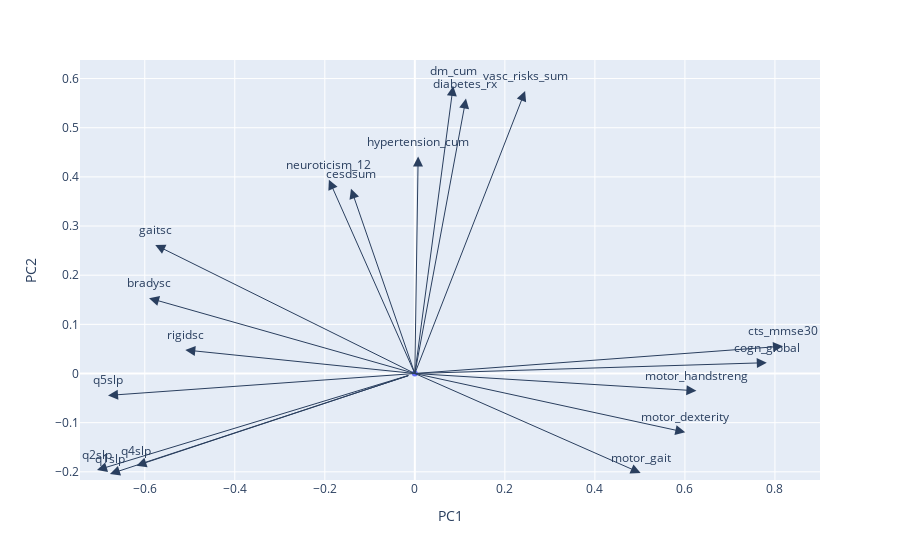

Write notebook code for a chart like this one.
### Markdown cell above
## 3. Perform GLM elastic-net using last visit with PCA to perform dimension reduction

### Code cell
pca = PCA(n_components=2)
components = pca.fit_transform(train_predictors)

loadings = pca.components_.T * np.sqrt(pca.explained_variance_)

# Define a threshold for displaying names
threshold = 0.4  # Adjust this value as needed

# Create a dummy DataFrame for scatter plot
dummy_df = pd.DataFrame({'PC1': [0], 'PC2': [0]})  # Placeholder for empty scatter

# Create the scatter plot
fig = px.scatter(dummy_df, x='PC1', y='PC2')  # No actual data points shown

# Add loadings as annotations
for i, feature in enumerate(train_predictors.columns):
    magnitude = np.linalg.norm(loadings[i])  # Calculate the magnitude of the loading
    if magnitude > threshold:  # Only show names for large loadings
        fig.add_annotation(
            ax=0, ay=0,
            axref="x", ayref="y",
            x=loadings[i, 0],
            y=loadings[i, 1],
            showarrow=True,
            arrowsize=2,
            arrowhead=2,
            xanchor="right",
            yanchor="top"
        )
        fig.add_annotation(
            x=loadings[i, 0],
            y=loadings[i, 1],
            ax=0, ay=0,
            xanchor="center",
            yanchor="bottom",
            text=feature,
            yshift=5,
        )

# Show the plot
fig.show()

### Figure 1 — Plotly figure (JSON) as saved in the notebook; plotly's stock layout.template omitted (floating-point values rounded to 4 significant figures)
{"data": [{"hovertemplate": "PC1=%{x}<br>PC2=%{y}<extra></extra>", "legendgroup": "", "marker": {"color": "#636efa", "symbol": "circle"}, "mode": "markers", "name": "", "orientation": "v", "showlegend": false, "type": "scatter", "x": [0], "xaxis": "x", "y": [0], "yaxis": "y"}], "layout": {"annotations": [{"arrowhead": 2, "arrowsize": 2, "ax": 0, "axref": "x", "ay": 0, "ayref": "y", "showarrow": true, "x": 0.7819, "xanchor": "right", "y": 0.02204, "yanchor": "top"}, {"ax": 0, "ay": 0, "text": "cogn_global", "x": 0.7819, "xanchor": "center", "y": 0.02204, "yanchor": "bottom", "yshift": 5}, {"arrowhead": 2, "arrowsize": 2, "ax": 0, "axref": "x", "ay": 0, "ayref": "y", "showarrow": true, "x": 0.8179, "xanchor": "right", "y": 0.05554, "yanchor": "top"}, {"ax": 0, "ay": 0, "text": "cts_mmse30", "x": 0.8179, "xanchor": "center", "y": 0.05554, "yanchor": "bottom", "yshift": 5}, {"arrowhead": 2, "arrowsize": 2, "ax": 0, "axref": "x", "ay": 0, "ayref": "y", "showarrow": true, "x": -0.1418, "xanchor": "right", "y": 0.376, "yanchor": "top"}, {"ax": 0, "ay": 0, "text": "cesdsum", "x": -0.1418, "xanchor": "center", "y": 0.376, "yanchor": "bottom", "yshift": 5}, {"arrowhead": 2, "arrowsize": 2, "ax": 0, "axref": "x", "ay": 0, "ayref": "y", "showarrow": true, "x": 0.007355, "xanchor": "right", "y": 0.4414, "yanchor": "top"}, {"ax": 0, "ay": 0, "text": "hypertension_cum", "x": 0.007355, "xanchor": "center", "y": 0.4414, "yanchor": "bottom", "yshift": 5}, {"arrowhead": 2, "arrowsize": 2, "ax": 0, "axref": "x", "ay": 0, "ayref": "y", "showarrow": true, "x": 0.0852, "xanchor": "right", "y": 0.5849, "yanchor": "top"}, {"ax": 0, "ay": 0, "text": "dm_cum", "x": 0.0852, "xanchor": "center", "y": 0.5849, "yanchor": "bottom", "yshift": 5}, {"arrowhead": 2, "arrowsize": 2, "ax": 0, "axref": "x", "ay": 0, "ayref": "y", "showarrow": true, "x": 0.245, "xanchor": "right", "y": 0.5745, "yanchor": "top"}, {"ax": 0, "ay": 0, "text": "vasc_risks_sum", "x": 0.245, "xanchor": "center", "y": 0.5745, "yanchor": "bottom", "yshift": 5}, {"arrowhead": 2, "arrowsize": 2, "ax": 0, "axref": "x", "ay": 0, "ayref": "y", "showarrow": true, "x": 0.1136, "xanchor": "right", "y": 0.5594, "yanchor": "top"}, {"ax": 0, "ay": 0, "text": "diabetes_rx", "x": 0.1136, "xanchor": "center", "y": 0.5594, "yanchor": "bottom", "yshift": 5}, {"arrowhead": 2, "arrowsize": 2, "ax": 0, "axref": "x", "ay": 0, "ayref": "y", "showarrow": true, "x": -0.191, "xanchor": "right", "y": 0.3944, "yanchor": "top"}, {"ax": 0, "ay": 0, "text": "neuroticism_12", "x": -0.191, "xanchor": "center", "y": 0.3944, "yanchor": "bottom", "yshift": 5}, {"arrowhead": 2, "arrowsize": 2, "ax": 0, "axref": "x", "ay": 0, "ayref": "y", "showarrow": true, "x": 0.6008, "xanchor": "right", "y": -0.1195, "yanchor": "top"}, {"ax": 0, "ay": 0, "text": "motor_dexterity", "x": 0.6008, "xanchor": "center", "y": -0.1195, "yanchor": "bottom", "yshift": 5}, {"arrowhead": 2, "arrowsize": 2, "ax": 0, "axref": "x", "ay": 0, "ayref": "y", "showarrow": true, "x": 0.5016, "xanchor": "right", "y": -0.2025, "yanchor": "top"}, {"ax": 0, "ay": 0, "text": "motor_gait", "x": 0.5016, "xanchor": "center", "y": -0.2025, "yanchor": "bottom", "yshift": 5}, {"arrowhead": 2, "arrowsize": 2, "ax": 0, "axref": "x", "ay": 0, "ayref": "y", "showarrow": true, "x": 0.6256, "xanchor": "right", "y": -0.03516, "yanchor": "top"}, {"ax": 0, "ay": 0, "text": "motor_handstreng", "x": 0.6256, "xanchor": "center", "y": -0.03516, "yanchor": "bottom", "yshift": 5}, {"arrowhead": 2, "arrowsize": 2, "ax": 0, "axref": "x", "ay": 0, "ayref": "y", "showarrow": true, "x": -0.5904, "xanchor": "right", "y": 0.1533, "yanchor": "top"}, {"ax": 0, "ay": 0, "text": "bradysc", "x": -0.5904, "xanchor": "center", "y": 0.1533, "yanchor": "bottom", "yshift": 5}, {"arrowhead": 2, "arrowsize": 2, "ax": 0, "axref": "x", "ay": 0, "ayref": "y", "showarrow": true, "x": -0.5766, "xanchor": "right", "y": 0.2616, "yanchor": "top"}, {"ax": 0, "ay": 0, "text": "gaitsc", "x": -0.5766, "xanchor": "center", "y": 0.2616, "yanchor": "bottom", "yshift": 5}, {"arrowhead": 2, "arrowsize": 2, "ax": 0, "axref": "x", "ay": 0, "ayref": "y", "showarrow": true, "x": -0.5099, "xanchor": "right", "y": 0.04786, "yanchor": "top"}, {"ax": 0, "ay": 0, "text": "rigidsc", "x": -0.5099, "xanchor": "center", "y": 0.04786, "yanchor": "bottom", "yshift": 5}, {"arrowhead": 2, "arrowsize": 2, "ax": 0, "axref": "x", "ay": 0, "ayref": "y", "showarrow": true, "x": -0.6773, "xanchor": "right", "y": -0.2044, "yanchor": "top"}, {"ax": 0, "ay": 0, "text": "q1slp", "x": -0.6773, "xanchor": "center", "y": -0.2044, "yanchor": "bottom", "yshift": 5}, {"arrowhead": 2, "arrowsize": 2, "ax": 0, "axref": "x", "ay": 0, "ayref": "y", "showarrow": true, "x": -0.7061, "xanchor": "right", "y": -0.1965, "yanchor": "top"}, {"ax": 0, "ay": 0, "text": "q2slp", "x": -0.7061, "xanchor": "center", "y": -0.1965, "yanchor": "bottom", "yshift": 5}, {"arrowhead": 2, "arrowsize": 2, "ax": 0, "axref": "x", "ay": 0, "ayref": "y", "showarrow": true, "x": -0.6185, "xanchor": "right", "y": -0.1875, "yanchor": "top"}, {"ax": 0, "ay": 0, "text": "q4slp", "x": -0.6185, "xanchor": "center", "y": -0.1875, "yanchor": "bottom", "yshift": 5}, {"arrowhead": 2, "arrowsize": 2, "ax": 0, "axref": "x", "ay": 0, "ayref": "y", "showarrow": true, "x": -0.6816, "xanchor": "right", "y": -0.04457, "yanchor": "top"}, {"ax": 0, "ay": 0, "text": "q5slp", "x": -0.6816, "xanchor": "center", "y": -0.04457, "yanchor": "bottom", "yshift": 5}], "legend": {"tracegroupgap": 0}, "margin": {"t": 60}, "xaxis": {"anchor": "y", "domain": [0, 1], "title": {"text": "PC1"}}, "yaxis": {"anchor": "x", "domain": [0, 1], "title": {"text": "PC2"}}}}
